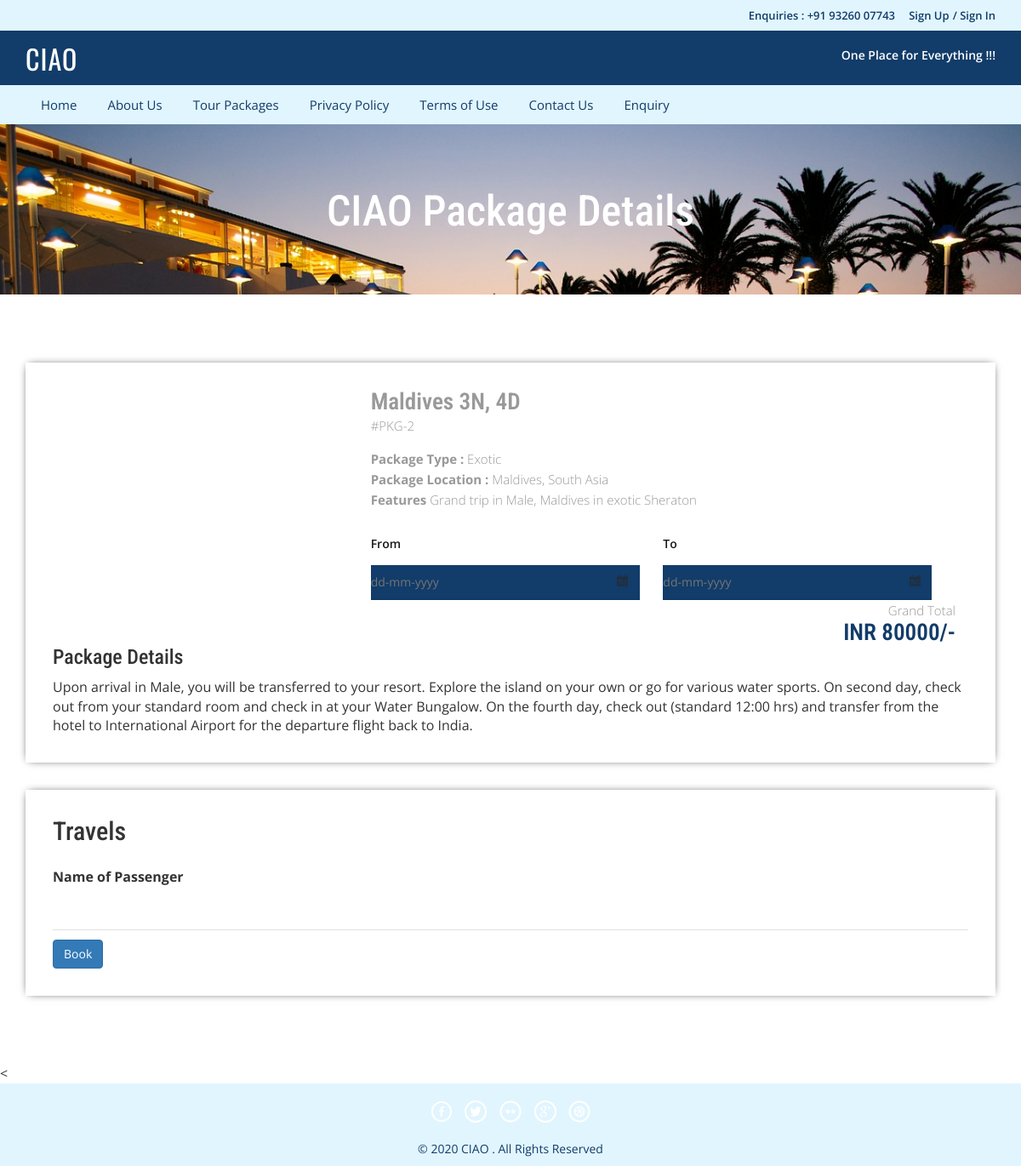
Screenshot of /package-details.php?pkgid=2 with the database file from the repository.
### tables this page shows
CREATE TABLE `tbltourpackages` (
  `PackageId` int(11) NOT NULL,
  `PackageName` varchar(200) DEFAULT NULL,
  `PackageType` varchar(150) DEFAULT NULL,
  `PackageLocation` varchar(100) DEFAULT NULL,
  `PackagePrice` int(11) DEFAULT NULL,
  `PackageFetures` varchar(255) DEFAULT NULL,
  `PackageDetails` mediumtext DEFAULT NULL,
  `PackageImage` varchar(100) DEFAULT NULL,
  `Creationdate` timestamp NULL DEFAULT current_timestamp(),
  `UpdationDate` timestamp NULL DEFAULT NULL ON UPDATE current_timestamp()
);

### package-details.php (the view, shortened to what this page needs)
<?php
include('includes/config.php');
?>
<!DOCTYPE HTML>
<html>
<head>
<link href="css/bootstrap.css" rel='stylesheet' type='text/css' />
<link href="css/style.css" rel='stylesheet' type='text/css' />
<link href="css/font-awesome.css" rel="stylesheet">
<link href="css/animate.css" rel="stylesheet" type="text/css" media="all">
<link rel="stylesheet" href="css/jquery-ui.css" />
</head>
<body>
<?php include('includes/header.php');?>
<div class="banner-3">
	<div class="container">
		<h1 class="wow zoomIn animated animated" data-wow-delay=".5s" style="visibility: visible; animation-delay: 0.5s; animation-name: zoomIn;"> CIAO Package Details</h1>
	</div>
</div>
<div class="selectroom">
	<div class="container">
<?php
$pid=intval($_GET['pkgid']);
$sql = "SELECT * from tbltourpackages where PackageId=:pid";
$query = $dbh->prepare($sql);
$query -> bindParam(':pid', $pid, PDO::PARAM_STR);
$query->execute();
$results=$query->fetchAll(PDO::FETCH_OBJ);
if($query->rowCount() > 0)
{
foreach($results as $result)
{	?>
<form name="book" method="post">
		<div class="selectroom_top">
			<div class="col-md-4 selectroom_left wow fadeInLeft animated" data-wow-delay=".5s">
			</div>
			<div class="col-md-8 selectroom_right wow fadeInRight animated" data-wow-delay=".5s">
				<h2><?php echo htmlentities($result->PackageName);?></h2>
				<p class="dow">#PKG-<?php echo htmlentities($result->PackageId);?></p>
				<p><b>Package Type :</b> <?php echo htmlentities($result->PackageType);?></p>
				<p><b>Package Location :</b> <?php echo htmlentities($result->PackageLocation);?></p>
					<p><b>Features</b> <?php echo htmlentities($result->PackageFetures);?></p>
					<div class="ban-bottom">
				<div class="bnr-right">
				<label class="inputLabel">From</label>
				<input class="date" id="datepicker" type="text" placeholder="dd-mm-yyyy"  name="fromdate" required="">
			</div>
			<div class="bnr-right">
				<label class="inputLabel">To</label>
				<input class="date" id="datepicker1" type="text" placeholder="dd-mm-yyyy" name="todate" required="">
			</div>
			</div>
				<div class="grand">
					<p>Grand Total</p>
					<h3>INR 80000/-</h3>
				</div>
			</div>
		<h3>Package Details</h3>
				<p style="padding-top: 1%"><?php echo htmlentities($result->PackageDetails);?> </p>
		</div>
		<div class="selectroom_top">
			<h2>Travels</h2>
			<div class="selectroom-info animated wow fadeInUp animated" data-wow-duration="1200ms" data-wow-delay="500ms" style="visibility: visible; animation-duration: 1200ms; animation-delay: 500ms; animation-name: fadeInUp; margin-top: -70px">
				<ul>
					<li class="spe">
						<label class="inputLabel">Name of Passenger</label>
						<input class="special" type="text" name="comment" required="">
					</li>
					<?php if($_SESSION['login'])
					{?>
						<li class="spe" align="center">
					<button type="submit" name="submit2" class="btn-primary btn">Book</button>
						</li>
						<?php } else {?>
							<li class="sigi" align="center" style="margin-top: 1%">
							<a href="#" data-toggle="modal" data-target="#myModal4" class="btn-primary btn" > Book</a></li>
							<?php } ?>
				</ul>
			</div>
		</div>
		</form>
<?php }} ?>
	</div>
</div>
<
<?php include('includes/footer.php');?>
</body>
</html>

### css/style.css (style rules this page uses)
html, body { font-size: 100%; background: #fff; font-family: 'Open Sans', sans-serif; }
body a,.grid_1,plan_1,plan_1.one,plan_1.two,i.icon1, i.icon2, i.icon3, i.icon4, i.icon5, i.icon6 { transition:0.5s all; -webkit-transition:0.5s all; -moz-transition:0.5s all; -o-transition:0.5s all; -ms-transition:0.5s all; }
h1,h2,h3,h4,h5,h6 { margin:0; font-family: 'Roboto Condensed', sans-serif; }
p { margin:0; }
ul { margin:0; padding:0; }
label { margin:0; }
.bnr-right input[type="text"] { width: 95%; color: #9E9E9E; outline: none; font-size: 14px; padding: 10px 10px; border: 1px solid #9E9E9E; -webkit-appearance: none; margin-top: 10px; }
.date { background: url(../images/date-icon.png) no-repeat 95.5% 45% #123C69;; cursor: pointer; }
.ban-top .inputLabel,.ban-bottom .inputLabel { display: block; font-weight: 600; font-size: 14px; margin-bottom: 5px; color: #191919; }
.bnr-right { float: left; width:50%; }
.ban-bottom { margin-top: 30px; }
.banner-3 { background: url(../images/6.jpg)no-repeat; background-size: cover; -webkit-background-size: cover; -o-background-size: cover; -ms-background-size: cover; -moz-background-size: cover; min-height:200px; }
.banner-3 h1 { font-size: 50px; margin-bottom: 40px; padding: 1.5em 0 0; text-align: center; color: #fff; }
.selectroom { padding: 5em 0 3em; }
.selectroom_top { padding: 2em; box-shadow: 0px 0px 10px -4px #000; margin-bottom: 2em; }
.grand { text-align: right; }
.selectroom_right h2 { font-size: 1.7em; color: #999; font-weight: 600; margin: 0; }
.selectroom_right h3 { font-size: 1.7em; font-weight: 600; color:#123C69; }
p.dow { font-size: 15px; color: #999; font-weight: 300; line-height: 1.8em; margin-bottom:1em; }
.selectroom_right p { font-size: 15px; line-height: 1.6em; font-weight: 300; color: #999; }
.selectroom-info li { display: inline-block; float: left; }
.selectroom input[type="text"] { width: 92%; color: #9E9E9E; outline: none; font-size: 14px; padding: 10px 0px; border: none; border-bottom:1px solid rgba(0,0,0,.12); -webkit-appearance: none; margin-top: 10px; }
.selectroom-info ul { margin-top: 3em; }
li.spe { width: 100%; margin-top: 3em; }
li.spe input[type="text"] { width: 100%; }

### rows the page displays
tbltourpackages: PackageName "Maldives 3N, 4D", PackageId "2", PackageType "Exotic", PackageLocation "Maldives, South Asia", PackageFetures "Grand trip in Male, Maldives in exotic Sheraton", PackageDetails "Upon arrival in Male, you will be transferred to your resort. Explore the island on your own or go for various water sports. On second day, check out from your standard room and check in at your Water Bungalow. On the fourth day, check out (standard 12:00 hrs) and transfer from the hotel to International Airport for the departure flight back to India."
